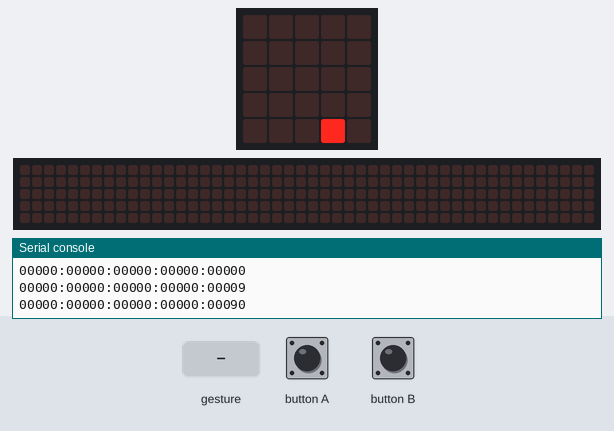
Bench run of a program on a simulated BBC micro:bit running MicroPython. On the bench: the board's 5×5 LED display, a strip that is not on the board, showing the scrolling text unrolled, the last lines printed to the serial console. Inputs (shaded band) come from the test bench. A tilt is held for 1.5 s and a shake lasts 1 s, then the board lies face up again; the 48×5 strip is a reading aid, not a part: it shows the text the display is scrolling, unrolled, one strip-width of it at a time.

Above: at 1.2 s.
1.3 s: button A pressed for 0.15 s
At 1.57 s:
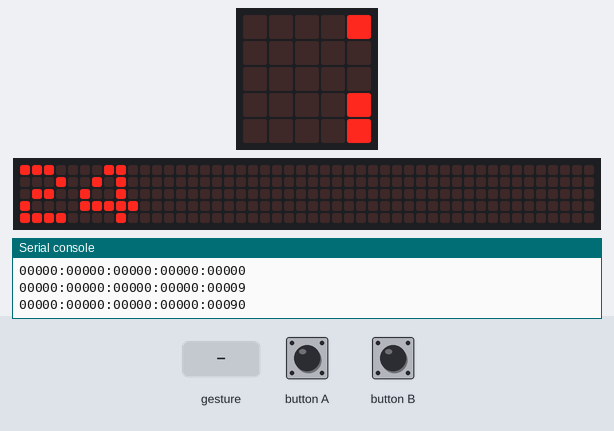
2.0 s: button B pressed for 0.15 s
2.7 s: button A pressed for 1 s
4.3 s: button B pressed for 1 s
At 6.4 s:
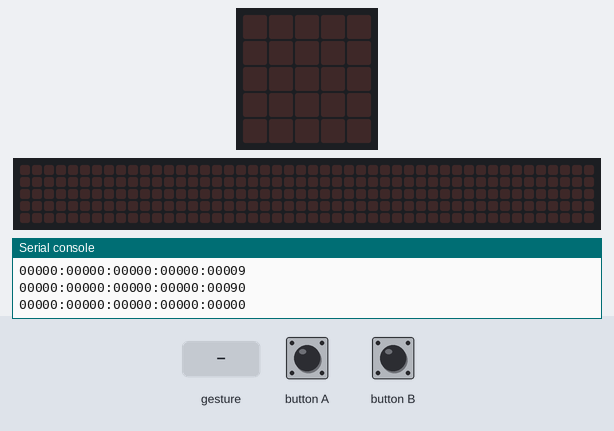
7.5 s: gesture 'shake'
At 12.4 s:
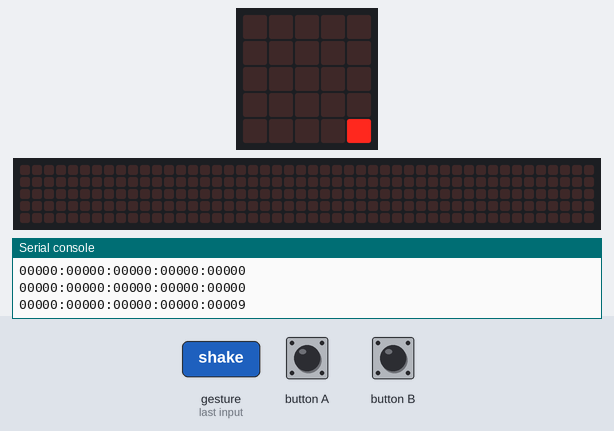

Measured:
- after the input at 1.3 s, the display: changes after 0.20 s (image 1)
- what the display in image 2 shows lasts 0.5 s, from 6.0 s to 6.5 s

The program:

binary-clock.py
```python
from microbit import *


# rjust does not exist in micropython
def rjust(text, character, length):
    padding = character * (length - len(text))
    return padding + text


def decimal_to_binary(decimal, length):
    binary = bin(decimal).replace("0b", "")
    return rjust(binary, "0", length)


def format_binary_for_screen(binary):
    formatted = ":".join(binary[i : i + 5] for i in range(0, len(binary), 5))
    return formatted.replace("1", "9")


bits = 25
minimum_bits = 2
maximum_bits = 25

ticks = 0
tick_frequency = 500

while True:
    binary = decimal_to_binary(ticks, maximum_bits)
    formatted = format_binary_for_screen(binary)

    binaryAsImage = Image(formatted)
    display.show(binaryAsImage)
    print(formatted)

    sleep(tick_frequency)

    ticks += 1
    if ticks >= (2**bits):
        ticks = 0

    if accelerometer.was_gesture("shake"):
        ticks = 0

    if button_a.was_pressed():
        bits = max(minimum_bits, bits - 1)
        display.scroll(str(bits))
        ticks = 0

    if button_b.was_pressed():
        bits = min(bits + 1, maximum_bits)
        display.scroll(str(bits))
        ticks = 0
```
